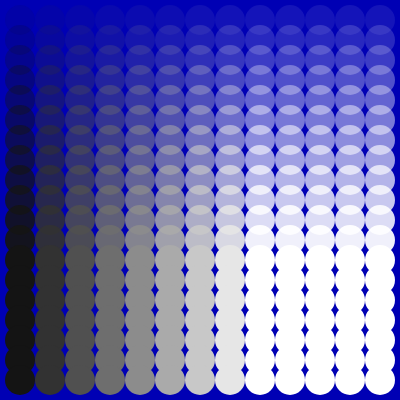
Frame 1 (no input)
Frame 60 (no input): identical to frame 1, image omitted
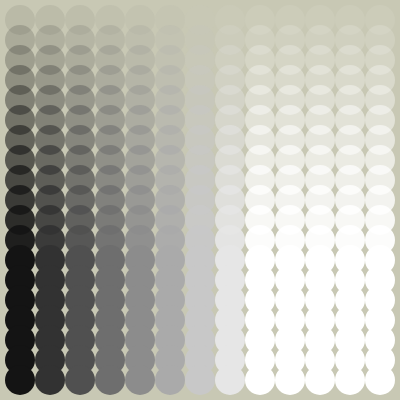
Frame 120 (the mouse pressed at the canvas centre since frame 60)

The p5.js sketch that drew these frames (run headless with seeded random() and noise() and a simulated clock; from frame 60 on, the mouse is pressed at the canvas centre):

// p5.js sketch
// ── sketch.js
let slider;
function setup() {
  createCanvas(400, 400);
  noStroke(2);
  slider = createSlider

}

function draw() {
  background(mouseX, mouseY, 180); //255);

  /*  init; test; incremet      */
  for (let x = 20; x <= width - 20; x += 30) {
    for (let y = 20; y <= height - 20; y += 20) {

      fill(x, y, );
      ellipse(x, y, 30);
    }
  }
}
